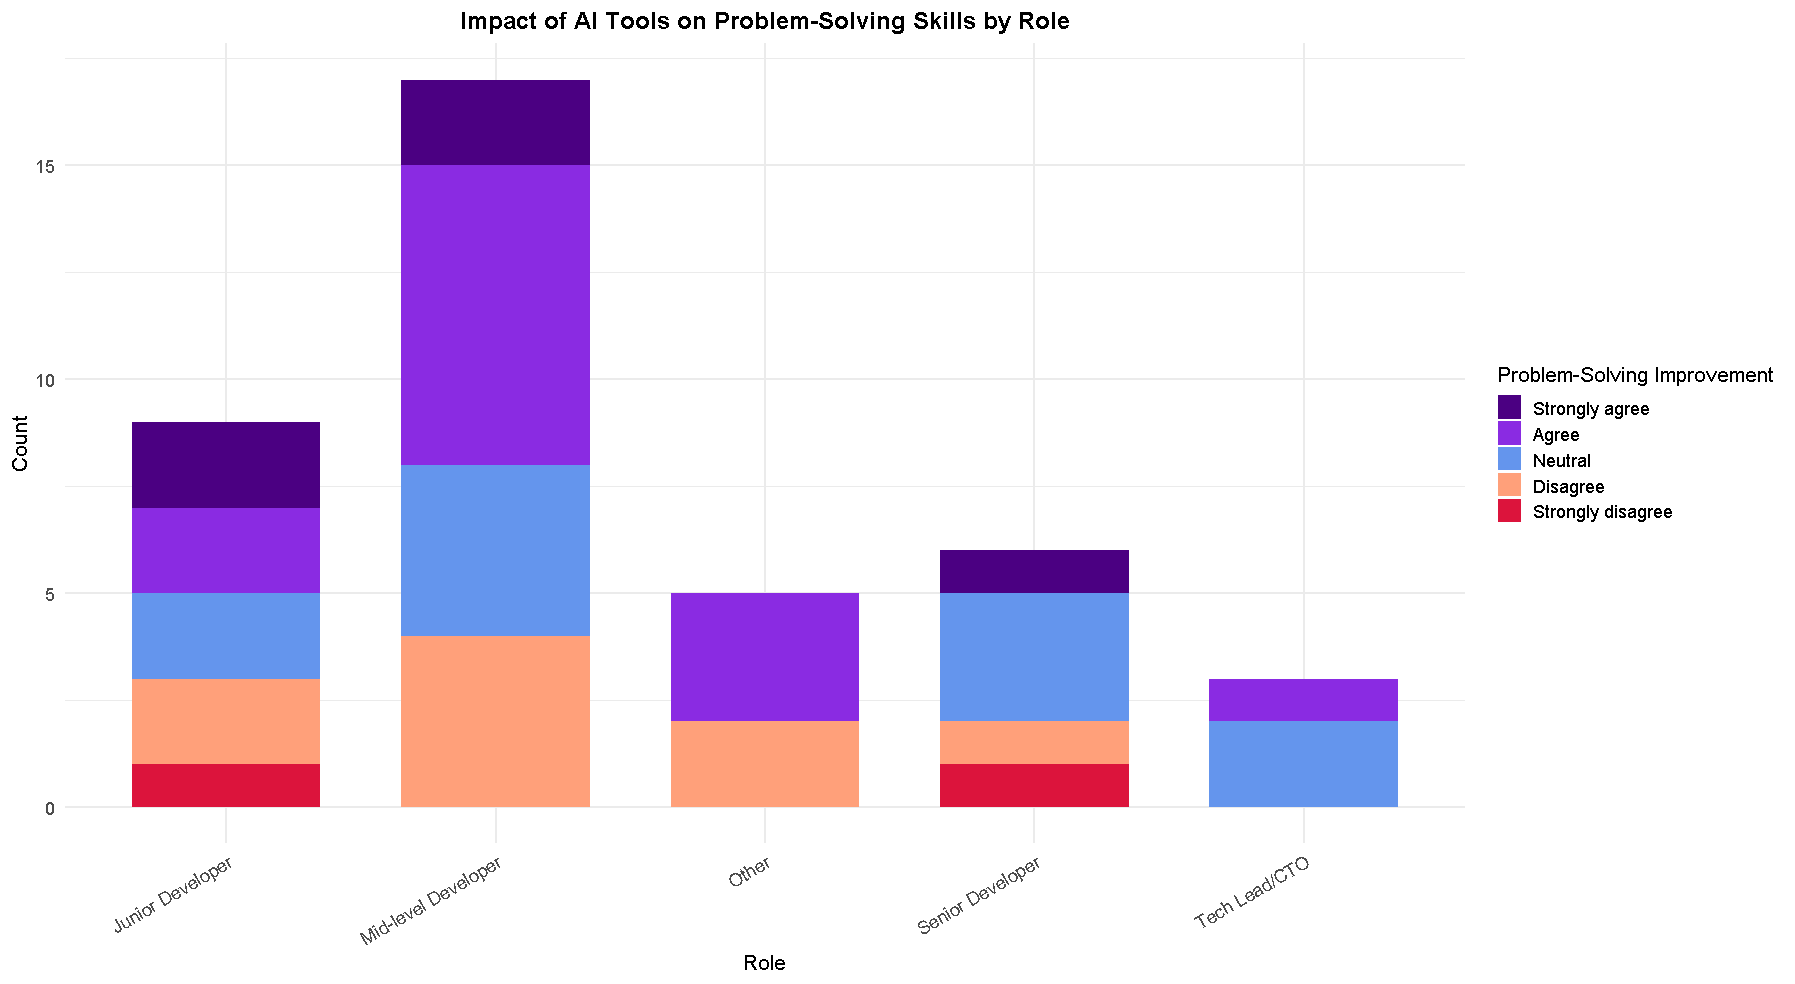

This chart was generated by the following R code:


# Gerekli paketleri yükle
if (!require("readxl")) install.packages("readxl")
if (!require("ggplot2")) install.packages("ggplot2")
library(readxl)
library(ggplot2)

# Veriyi Excel dosyasından yükle
file_path <- "survey (2) (1).xlsx" # Dosya yolunu güncelle
data <- read_excel(file_path)

# Sütun isimlerini düzenle
colnames(data) <- c("Experience", "Role", "Use_AI_Tools", "Coding_Assistants",
                    "Knowledge_Loss", "Code_Modification", "Problem_Solving",
                    "Impact_Juniors", "Focus_Seniors", "Collaboration_Teamwork")

# Problem-Solving kategorilerini sıralı hale getir ve eksik seviyeleri ekle
data$Problem_Solving <- factor(data$Problem_Solving, 
                               levels = c("Strongly agree", "Agree", "Neutral", 
                                          "Disagree", "Strongly disagree"),
                               ordered = TRUE)


# Stacked bar chart oluştur
ggplot(data, aes(x = Role, fill = Problem_Solving)) +
  geom_bar(position = "stack", width = 0.7) +  # Bar genişliğini ayarla
  scale_fill_manual(values = c("#4B0082", "#8A2BE2", "#6495ED", "#FFA07A", "#DC143C")) + # coolwarm renk paleti
  labs(title = "Impact of AI Tools on Problem-Solving Skills by Role",
       x = "Role", y = "Count", fill = "Problem-Solving Improvement") +
  theme_minimal(base_size = 14) +  # Genel yazı boyutunu artır
  theme(
    axis.text.x = element_text(angle = 30, hjust = 1, size = 12),  # X ekseni yazı boyutunu ayarla
    axis.text.y = element_text(size = 12),  # Y ekseni yazı boyutunu ayarla
    axis.title = element_text(size = 14),  # Eksen başlıklarını büyüt
    legend.text = element_text(size = 12),  # Lejant yazı boyutunu ayarla
    legend.title = element_text(size = 14),  # Lejant başlık yazı boyutunu büyüt
    plot.title = element_text(size = 16, hjust = 0.5, face = "bold")  # Başlığı ortala ve büyüt
  )
